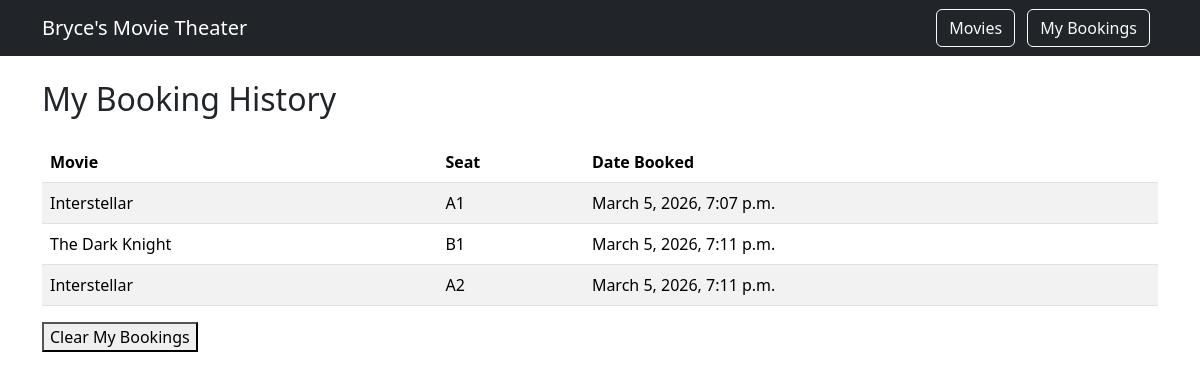
/api/bookings/ (signed in), run on an earlier commit of the app's database.
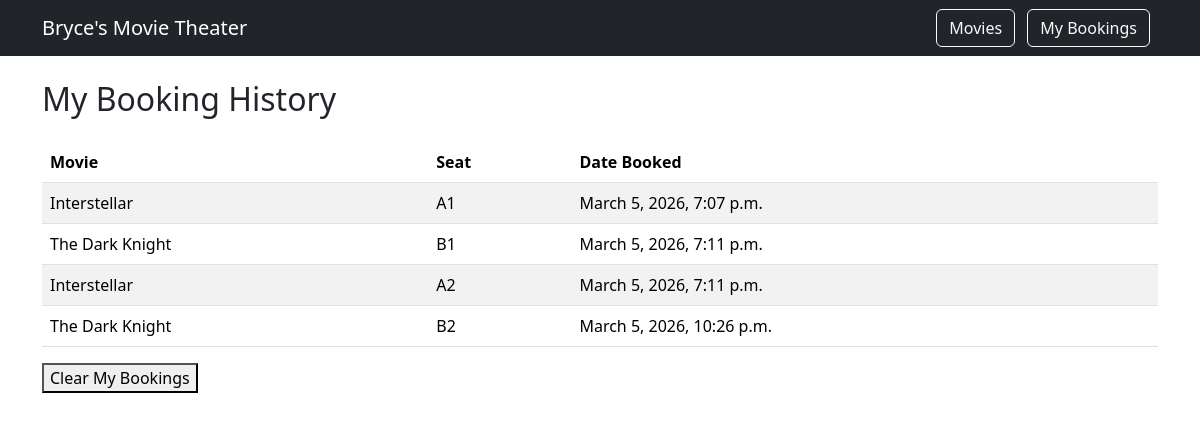
And on a later commit of the database.
### bookings/models.py (models this page shows, shortened)
class Booking(models.Model):
    movie = models.ForeignKey(Movie, on_delete=models.CASCADE)
    seat = models.ForeignKey(Seat, on_delete=models.CASCADE)
    user = models.ForeignKey(User, on_delete=models.CASCADE)
    bookingDate = models.DateTimeField(auto_now_add=True)

class Movie(models.Model):
    title = models.CharField()
    description = models.TextField()
    releaseDate = models.DateField()
    duration = models.PositiveIntegerField()

class Seat(models.Model):
    seatNumber = models.CharField()
    isBooked = models.BooleanField(default=False)

### bookings/views.py (the view)
# urls.py: path('bookings/', views.bookingHistory, name='bookingHistory'),
@login_required
def bookingHistory(request):
    bookings = Booking.objects.filter(user=request.user)
    return render(request, 'bookings/bookingHistory.html', {
        'bookings': bookings
    })

### bookings/templates/bookings/bookingHistory.html (shortened to what this page needs)
{% extends 'bookings/base.html' %}
{% block content %}
<h2 class="mb-4">My Booking History</h2>
<table class="table table-striped">
    <thead>
        <tr>
            <th>Movie</th>
            <th>Seat</th>
            <th>Date Booked</th>
        </tr>
    </thead>
    <tbody>
        {% for booking in bookings %}
        <tr>
            <td>{{ booking.movie.title }}</td>
            <td>{{ booking.seat.seatNumber }}</td>
            <td>{{ booking.bookingDate }}</td>
        </tr>
        {% empty %}
        <tr>
            <td colspan="3">No bookings yet.</td>
        </tr>
        {% endfor %}
    </tbody>
</table>
<form method="POST" action="{% url 'clearBookings' %}">
    <button type="submit">Clear My Bookings</button>
</form>
{% endblock %}

What changed in the data, as far as the page shows it:
added Booking: movie "The Dark Knight", seat.seatNumber "B2", bookingDate "March 5, 2026, 10:26 p.m."
